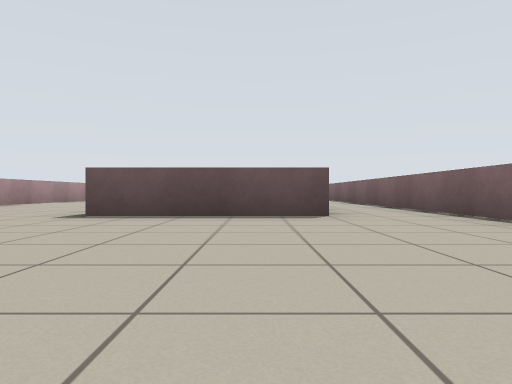
view 1 (above)

24 first-person views from a walk through a robot-simulator world made for Stage. The camera is 0.5 m above the floor, looks level and sees 70° across. The lines on the ground mark 1 m squares. The floor is counted in squares, 2 m on a side. Each view is taken from the middle of a square. On the plan, view 1 faces up. The plan holds only what a view shows up to about 9 squares ahead; the rest is blank. Robots are left out.

view 2
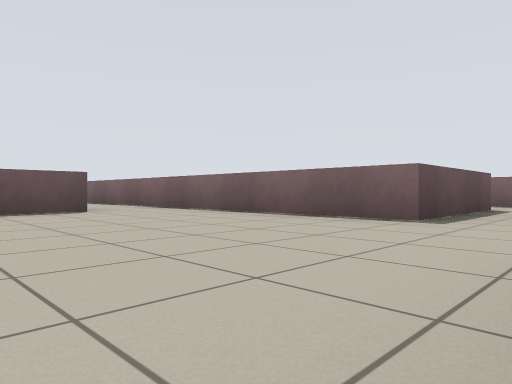

view 3
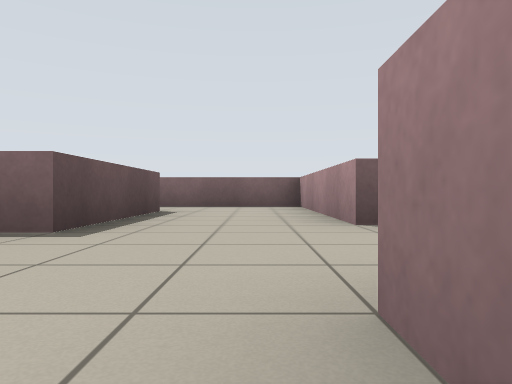

view 4
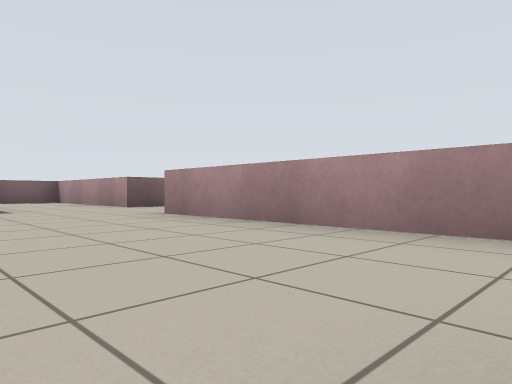

view 5
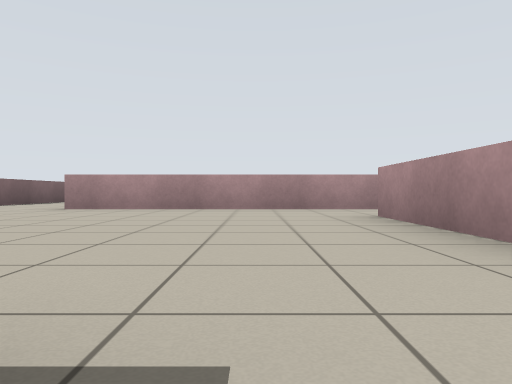

view 6
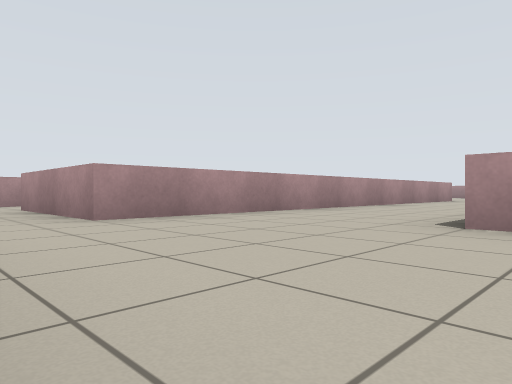

view 7
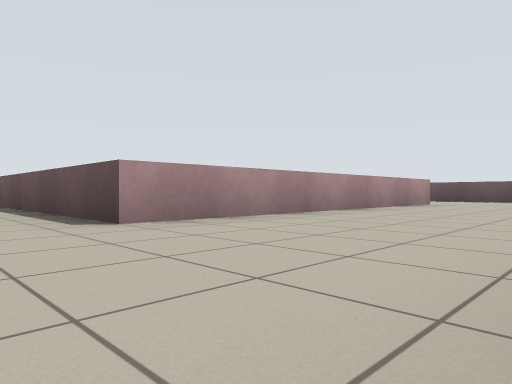

view 8
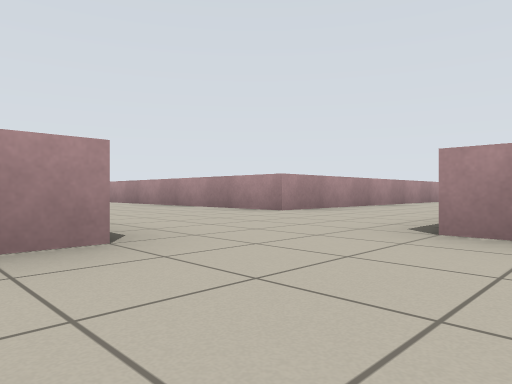

view 9
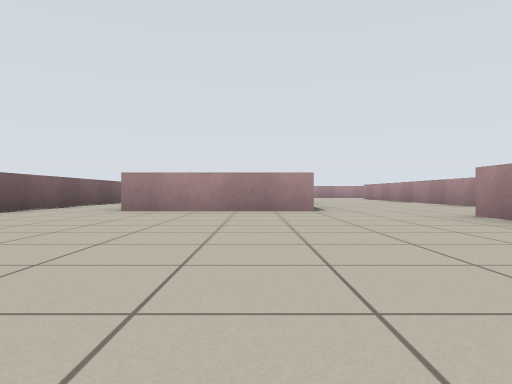

view 10
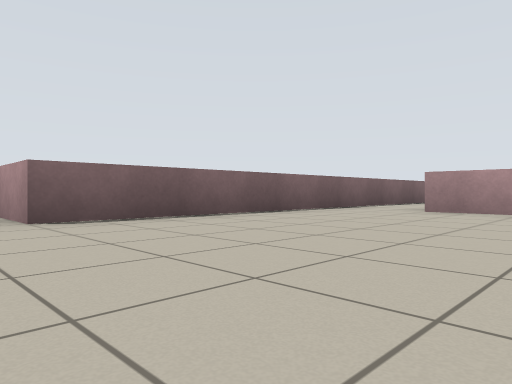

view 11
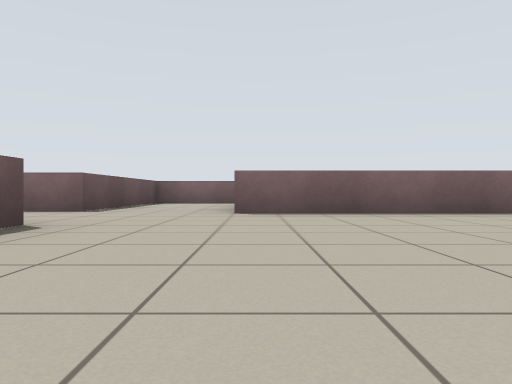

view 12
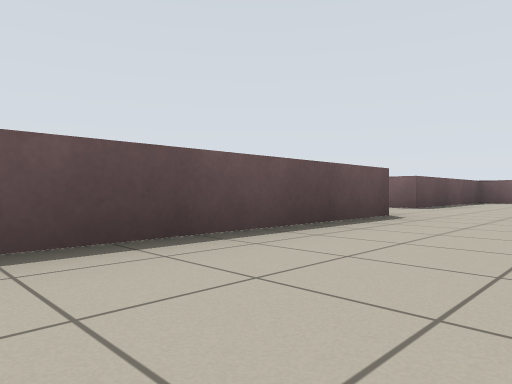

view 13
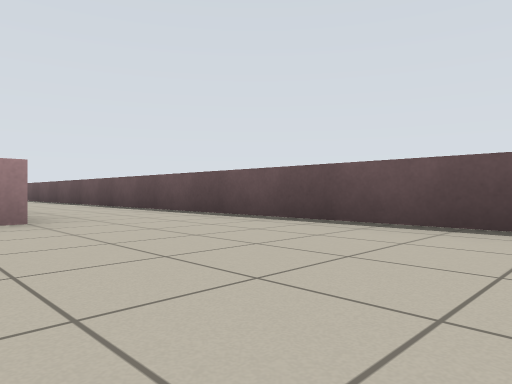

view 14
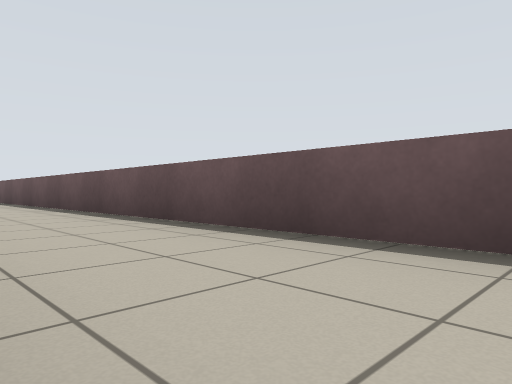

view 15
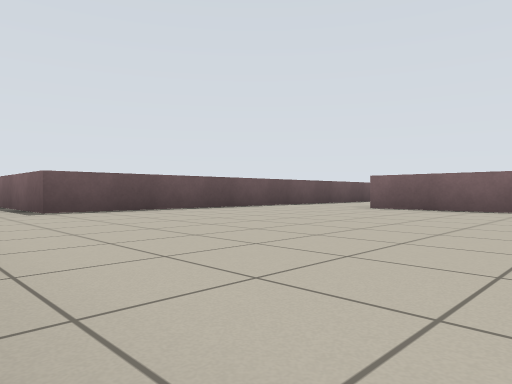

view 16
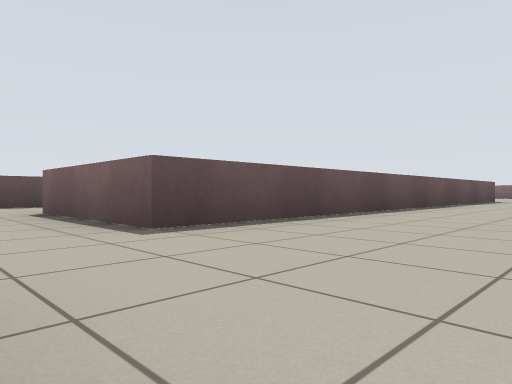

view 17
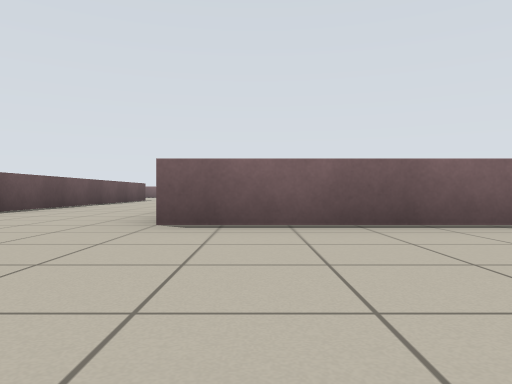

view 18
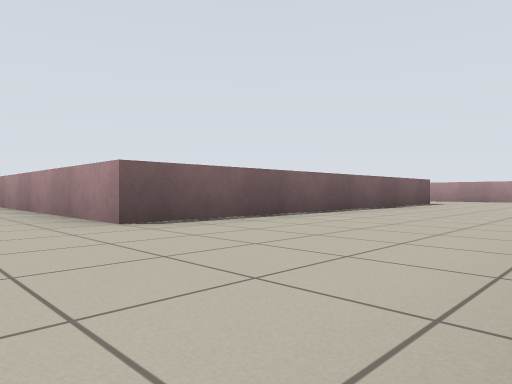

view 19
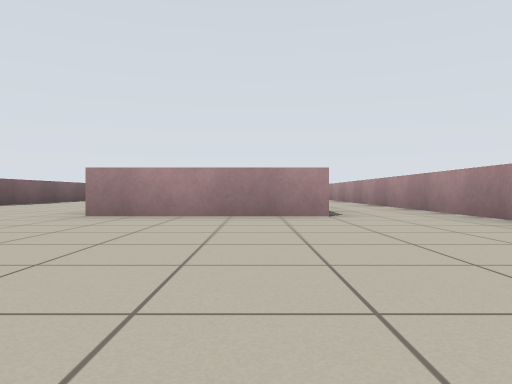

view 20
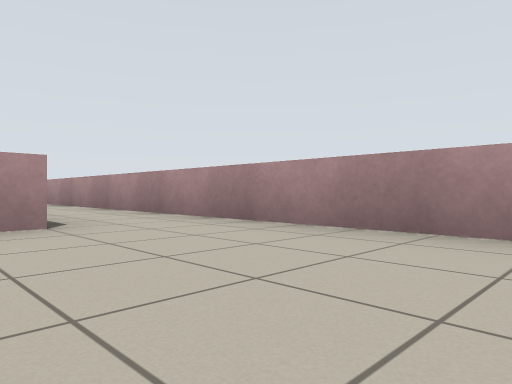

view 21
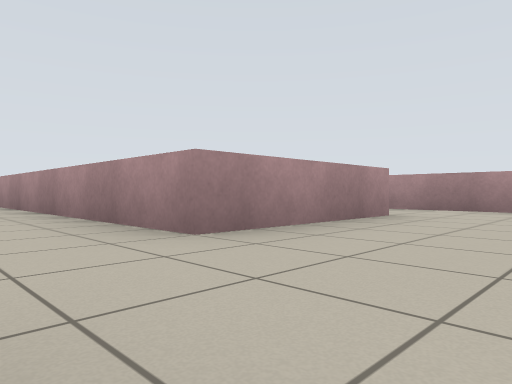

view 22
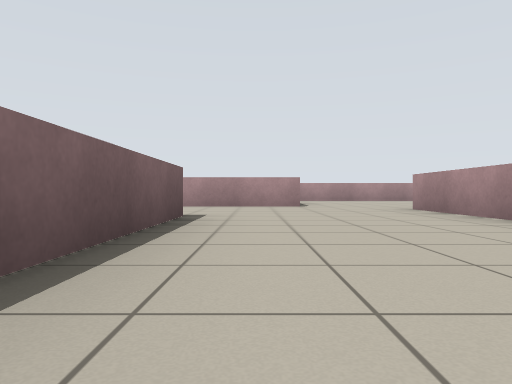

view 23
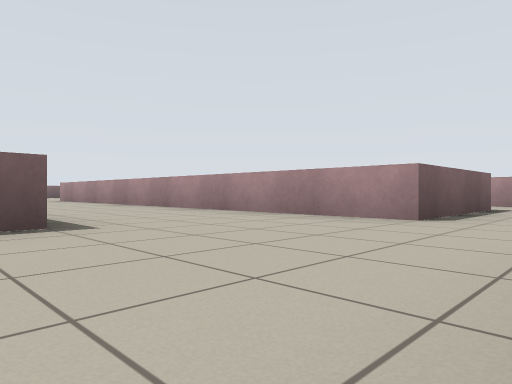

view 24
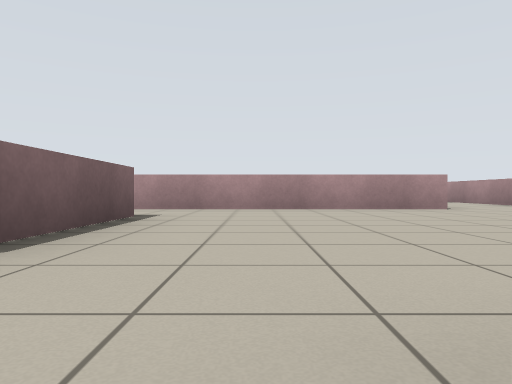

### Floor plan
Key: @ floor where view 1 was taken; # wall or solid block; . floor; = window, fence, low wall or low ledge.
Columns run from 19 left of view 1 to 7 right of it. Each row starts with its distance up from view 1.
 21    #
 20   .#                 .####
 19   .#################......=
 18   ........................=
 17  .......   ...........#   =
 16 #......#       #......#
 15 #......#########......#
 14 #.....................#
 13 #..##.............##..#
 12 #.. #.............  ..#
 11 #.. #...#######...   .#
 10 #.  #...#     #..    .#
  9 #.  #...#     #..    .#
  8 #.  #...#     #..    .#
  7     #...#     #...   .#
  6     #...#######...  ..#
  5     #.............  ..#
  4     #.............##..#
  3     ..................#
  2    ....#########......#
  1    ....#       #......##  =
  0   .....         ...@......=
 -1   ......       ...........=
 -2  ..#####       #####..=###
 -3 #.                   .##
 -4 #                     #
 -5 #                     #

Where each view was taken, in squares from view 1:
view 1: 0 up, 0 right, facing up
view 2: 1 down, 1 left, facing up-right
view 3: 1 down, 0 right, facing right
view 4: 1 up, 3 left, facing down-right
view 5: 4 up, 2 left, facing down
view 6: 6 up, 2 left, facing down-left
view 7: 4 up, 2 left, facing up-left
view 8: 15 up, 1 left, facing down-left
view 9: 18 up, 1 left, facing down
view 10: 18 up, 1 left, facing down-right
view 11: 17 up, 2 left, facing right
view 12: 17 up, 3 left, facing up-right
view 13: 16 up, 0 right, facing up-left
view 14: 17 up, 5 left, facing up-left
view 15: 14 up, 18 left, facing up-right
view 16: 12 up, 14 left, facing up-right
view 17: 11 up, 14 left, facing right
view 18: 13 up, 14 left, facing down-right
view 19: 17 up, 16 left, facing down
view 20: 16 up, 16 left, facing down-left
view 21: 15 up, 13 left, facing down-left
view 22: 9 up, 12 left, facing down
view 23: 6 up, 14 left, facing down-right
view 24: 4 up, 14 left, facing down
